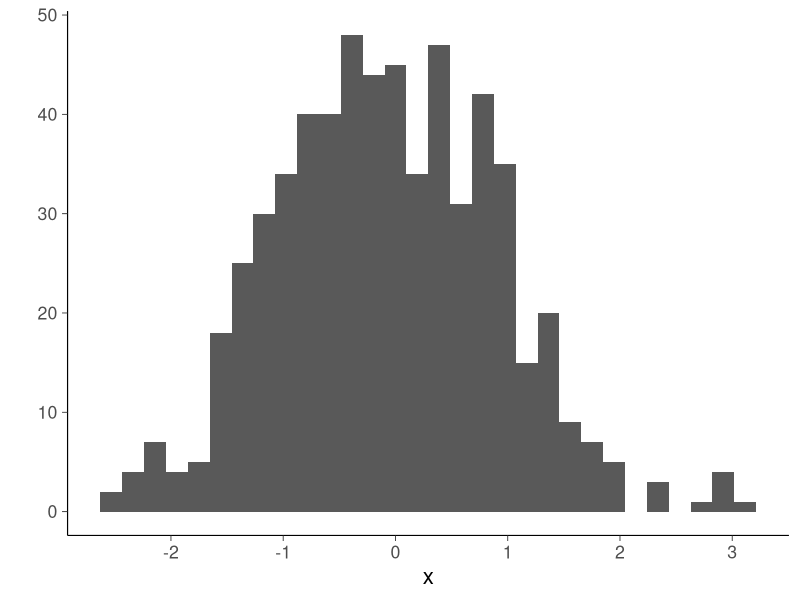

Source code (R):
#' ---
#' title: "Bayesian data analysis - L4"
#' author: "Mans Magnusson"
#' date: "`r format(Sys.Date())`"
#' ---
library(ggplot2)
theme_set(bayesplot::theme_default(base_family = "sans", base_size=16))

#' # Underflow

x <- rnorm(600)
qplot(x)
prod(dnorm(x)) # 0 due to underflow
sum(dnorm(x, log = TRUE)) # 0 due to underflow


pbeta(0.5, 241945, 251527)
pbeta(0.5, 241945, 251527, log.p = TRUE)
log(1)
